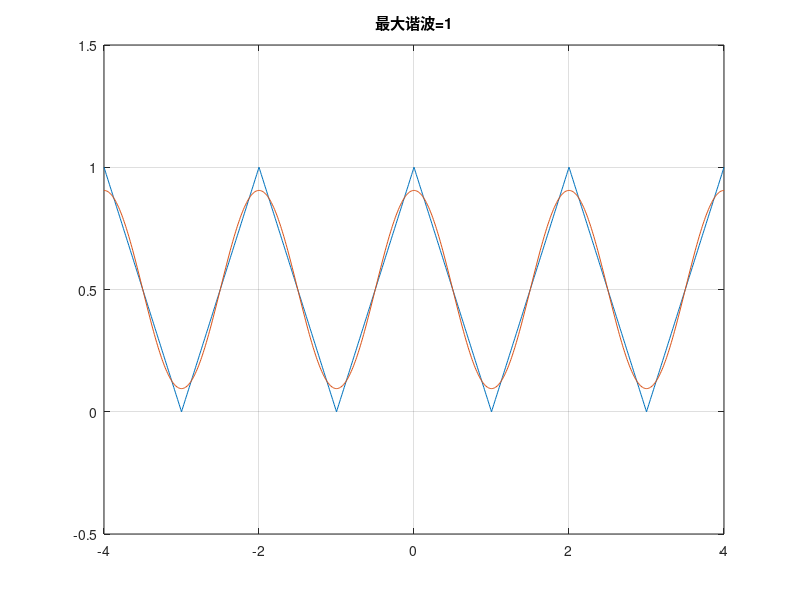

MATLAB code to generate this figure:
t=-4:0.01:4;
y=abs(sawtooth(pi*0.5*t,0.5));
n=1;
N=1:2:n;
x=4./((pi*N).^2)*cos(pi * N' * t);
plot(t,y);
hold on;
x=x+0.5;
plot(t,x);
hold off;
axis([-4 4 -0.5 1.5]),grid on;
title(['最大谐波=1']);